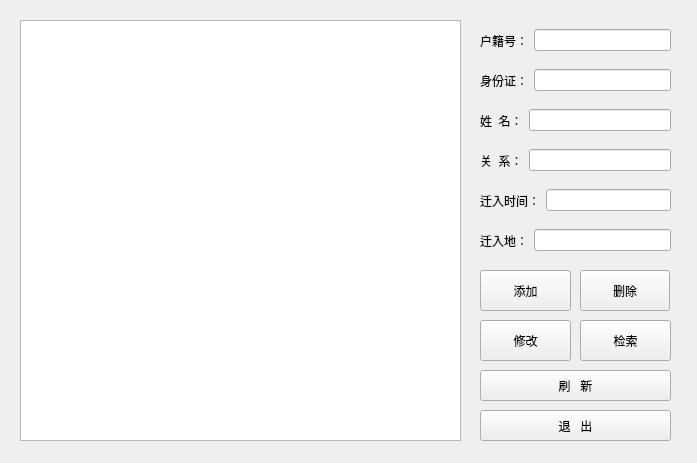
<?xml version="1.0" encoding="UTF-8"?>
<ui version="4.0">
 <class>related</class>
 <widget class="QWidget" name="related">
  <property name="geometry">
   <rect>
    <x>0</x>
    <y>0</y>
    <width>697</width>
    <height>463</height>
   </rect>
  </property>
  <property name="windowTitle">
   <string>Form</string>
  </property>
  <widget class="QWidget" name="horizontalLayoutWidget_2">
   <property name="geometry">
    <rect>
     <x>480</x>
     <y>60</y>
     <width>191</width>
     <height>41</height>
    </rect>
   </property>
   <layout class="QHBoxLayout" name="horizontalLayout_3">
    <item>
     <widget class="QLabel" name="label_2">
      <property name="text">
       <string>身份证：</string>
      </property>
     </widget>
    </item>
    <item>
     <widget class="QLineEdit" name="id"/>
    </item>
   </layout>
  </widget>
  <widget class="QPushButton" name="pushButtonsearch">
   <property name="geometry">
    <rect>
     <x>580</x>
     <y>320</y>
     <width>91</width>
     <height>41</height>
    </rect>
   </property>
   <property name="text">
    <string>检索</string>
   </property>
  </widget>
  <widget class="QWidget" name="horizontalLayoutWidget">
   <property name="geometry">
    <rect>
     <x>480</x>
     <y>20</y>
     <width>191</width>
     <height>41</height>
    </rect>
   </property>
   <layout class="QHBoxLayout" name="horizontalLayout_2">
    <item>
     <widget class="QLabel" name="label">
      <property name="text">
       <string>户籍号：</string>
      </property>
     </widget>
    </item>
    <item>
     <widget class="QLineEdit" name="hno"/>
    </item>
   </layout>
  </widget>
  <widget class="QPushButton" name="pushButtonchange">
   <property name="geometry">
    <rect>
     <x>480</x>
     <y>320</y>
     <width>91</width>
     <height>41</height>
    </rect>
   </property>
   <property name="text">
    <string>修改</string>
   </property>
  </widget>
  <widget class="QWidget" name="horizontalLayoutWidget_4">
   <property name="geometry">
    <rect>
     <x>480</x>
     <y>140</y>
     <width>191</width>
     <height>41</height>
    </rect>
   </property>
   <layout class="QHBoxLayout" name="horizontalLayout_5">
    <item>
     <widget class="QLabel" name="re">
      <property name="text">
       <string>关  系：</string>
      </property>
     </widget>
    </item>
    <item>
     <widget class="QLineEdit" name="relations"/>
    </item>
   </layout>
  </widget>
  <widget class="QTableView" name="tableView">
   <property name="geometry">
    <rect>
     <x>20</x>
     <y>20</y>
     <width>441</width>
     <height>421</height>
    </rect>
   </property>
  </widget>
  <widget class="QWidget" name="horizontalLayoutWidget_6">
   <property name="geometry">
    <rect>
     <x>480</x>
     <y>220</y>
     <width>191</width>
     <height>41</height>
    </rect>
   </property>
   <layout class="QHBoxLayout" name="horizontalLayout_7">
    <item>
     <widget class="QLabel" name="label_6">
      <property name="text">
       <string>迁入地：</string>
      </property>
     </widget>
    </item>
    <item>
     <widget class="QLineEdit" name="wherein"/>
    </item>
   </layout>
  </widget>
  <widget class="QPushButton" name="pushButton">
   <property name="geometry">
    <rect>
     <x>480</x>
     <y>410</y>
     <width>191</width>
     <height>31</height>
    </rect>
   </property>
   <property name="text">
    <string>退   出</string>
   </property>
  </widget>
  <widget class="QPushButton" name="pushButtoninsert">
   <property name="geometry">
    <rect>
     <x>480</x>
     <y>270</y>
     <width>91</width>
     <height>41</height>
    </rect>
   </property>
   <property name="text">
    <string>添加</string>
   </property>
  </widget>
  <widget class="QWidget" name="horizontalLayoutWidget_3">
   <property name="geometry">
    <rect>
     <x>480</x>
     <y>100</y>
     <width>191</width>
     <height>41</height>
    </rect>
   </property>
   <layout class="QHBoxLayout" name="horizontalLayout_4">
    <item>
     <widget class="QLabel" name="label_3">
      <property name="text">
       <string>姓  名：</string>
      </property>
     </widget>
    </item>
    <item>
     <widget class="QLineEdit" name="name"/>
    </item>
   </layout>
  </widget>
  <widget class="QWidget" name="horizontalLayoutWidget_5">
   <property name="geometry">
    <rect>
     <x>480</x>
     <y>180</y>
     <width>191</width>
     <height>41</height>
    </rect>
   </property>
   <layout class="QHBoxLayout" name="horizontalLayout_6">
    <item>
     <widget class="QLabel" name="label_5">
      <property name="text">
       <string>迁入时间：</string>
      </property>
     </widget>
    </item>
    <item>
     <widget class="QLineEdit" name="date"/>
    </item>
   </layout>
  </widget>
  <widget class="QPushButton" name="pushButtondelete">
   <property name="geometry">
    <rect>
     <x>580</x>
     <y>270</y>
     <width>90</width>
     <height>41</height>
    </rect>
   </property>
   <property name="text">
    <string>删除</string>
   </property>
  </widget>
  <widget class="QPushButton" name="pushButton_2">
   <property name="geometry">
    <rect>
     <x>480</x>
     <y>370</y>
     <width>191</width>
     <height>31</height>
    </rect>
   </property>
   <property name="text">
    <string>刷   新</string>
   </property>
  </widget>
 </widget>
 <tabstops>
  <tabstop>hno</tabstop>
  <tabstop>id</tabstop>
  <tabstop>name</tabstop>
  <tabstop>relations</tabstop>
  <tabstop>date</tabstop>
  <tabstop>wherein</tabstop>
  <tabstop>pushButtoninsert</tabstop>
  <tabstop>pushButtondelete</tabstop>
  <tabstop>pushButtonchange</tabstop>
  <tabstop>pushButtonsearch</tabstop>
  <tabstop>pushButton_2</tabstop>
  <tabstop>pushButton</tabstop>
  <tabstop>tableView</tabstop>
 </tabstops>
 <resources/>
 <connections/>
</ui>
